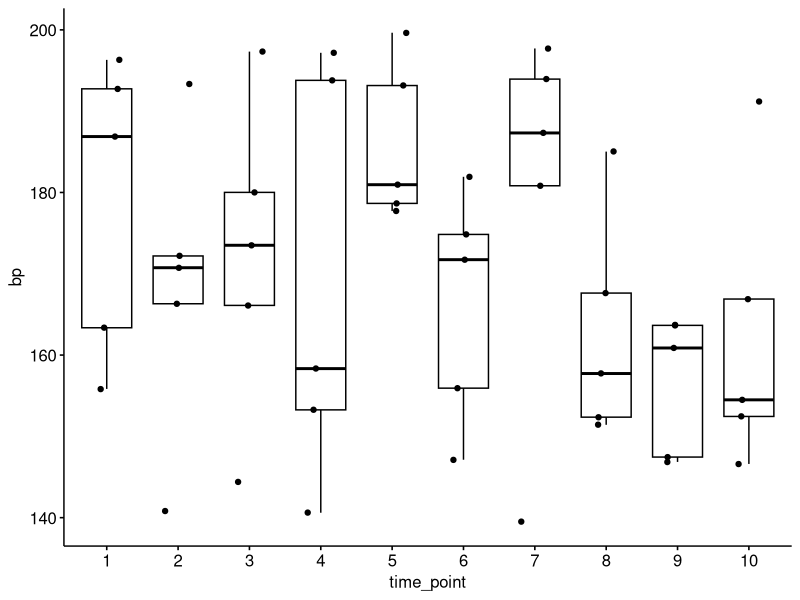

Here is the R script that generated this plot:
## ---- chunk 1
knitr::opts_chunk$set(echo = TRUE)
## ---- chunk 2
#| message: FALSE
#| warning: FALSE
#| include: FALSE
library(tidyverse)
library(rstatix) 
## ---- chunk 3
set.seed(123)

df_bp = data.frame(bp = runif(n = 50, 138, 200)) %>% 
  mutate(subjid = as.factor(row_number() %% 5),  
         time_point = as.factor((row_number()-1) %/% 5 + 1))

head(df_bp)
## ---- chunk 4
ggpubr::ggboxplot(df_bp, x = "time_point", y = "bp", add = "jitter")
## ---- chunk 5
write_csv(df_bp, paste0(getwd(),"/data_bp.csv"))
## ---- chunk 6
res.fried <- df_bp %>% 
  friedman_test(bp ~ time_point | subjid)
res.fried
